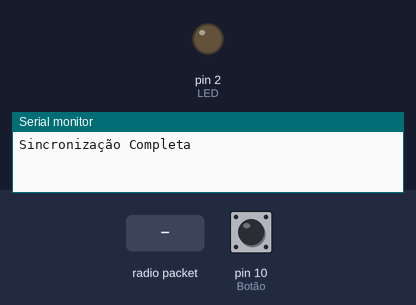
A sketch run on a simulated Arduino Uno, built with avr-gcc and run on an emulated ATmega328P. Shown: output pins drawn as LEDs (lit = HIGH), the last lines printed to the serial monitor. The test bench sets the inputs (shaded band); at power-on: pin 10 (Botão) LOW. No radio packets arrive unless stated.

Above: at 1.2 s.
1.3 s: radio packet "1" arrives
At 2.1 s:
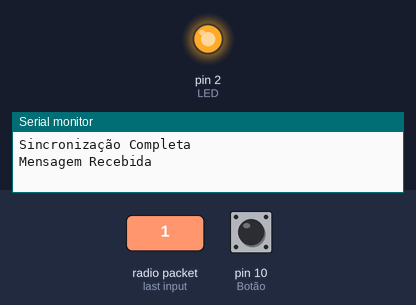
3.8 s: pin 10 (Botão) pulled HIGH for 0.15 s
Timing chart, 0 to 6.8 s (numbered marks = the images above; inputs shaded):
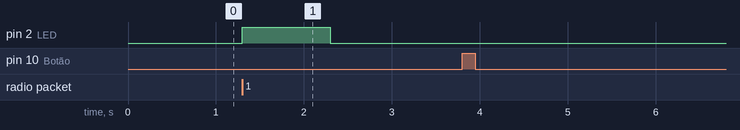

Measured:
- after the input at 1.3 s, pin 2 (LED): LOW → HIGH at once, → LOW 1.0 s later

The sketch:

Receptor_-_Emissor.ino
```cpp
//Bibliotecas
#include <SPI.h>
#include <LoRa.h>


//Definição dos pinos utilizados pelo LoRa
#define SS 30
#define RST 13
#define D0 11

int ciclo = 0;

void setup() {
  //Inicia comunicação serial
  Serial.begin(115200);

  //Configura o botão e o LED
  pinMode(10, INPUT);  //Botão
  pinMode(2, OUTPUT); //LED

  //Configura os pinos do Lora
  LoRa.setPins(SS, RST, D0);

  //Configurando a frequência do LoRa
  while (!LoRa.begin(915E6)) {
    Serial.println(" ... ");
    delay(500);
  }

  //Sincroniza LoRa Emissor-Receptor
  LoRa.setSyncWord(0xAA);
  Serial.println("Sincronização Completa");
}

void loop() {

  if (digitalRead(10) == 1) //Se o botão for pressionado
  {
    //Placa é Emissor
    Serial.print("Emitindo Mensagem: ");
    Serial.println(ciclo);

    //Enviando a mensagem
    LoRa.beginPacket();
    LoRa.print(ciclo);
    LoRa.print("Mensagem ");
    LoRa.endPacket();
    delay(2000);

    ciclo++;
  }
  else //Se o botão não for pressionado
  {
    //Placa é Receptor
    int packetSize = LoRa.parsePacket();
    if (packetSize)
    {

      //Uma mensagem foi recebida
      Serial.print("Mensagem Recebida");

      //Pisca o LED
      digitalWrite(2, HIGH);
      delay(1000);
      digitalWrite(2, LOW);

      //Leitura da mensagem
      while (LoRa.available())
      {
        String LoRaData = LoRa.readString();
        Serial.print(LoRaData);
      }
    }
  }
}
```
